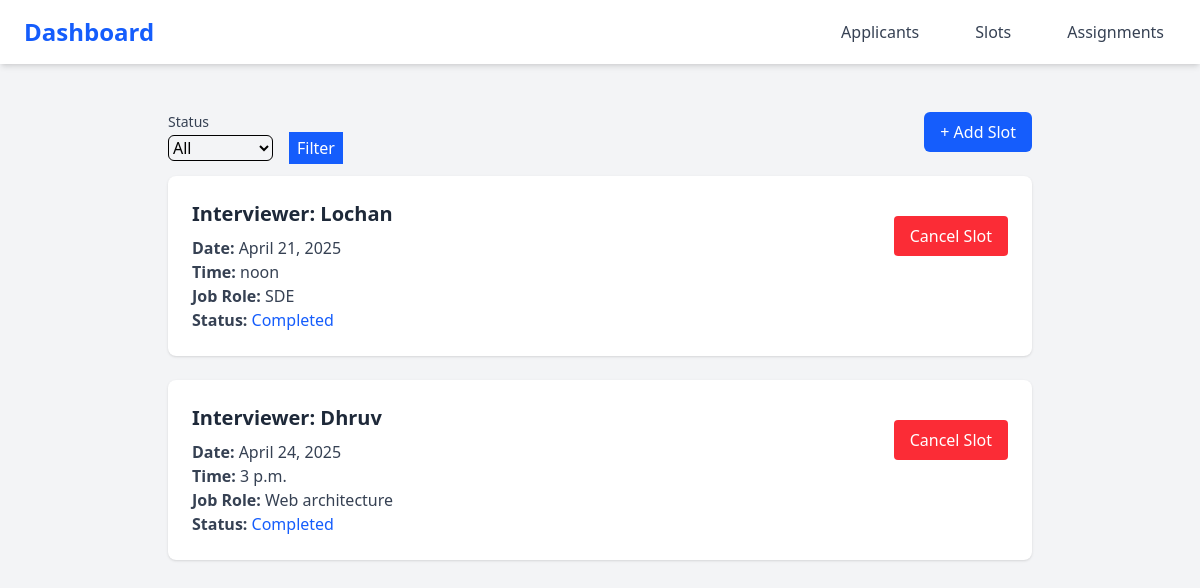
The page /slots on the database as committed earlier.
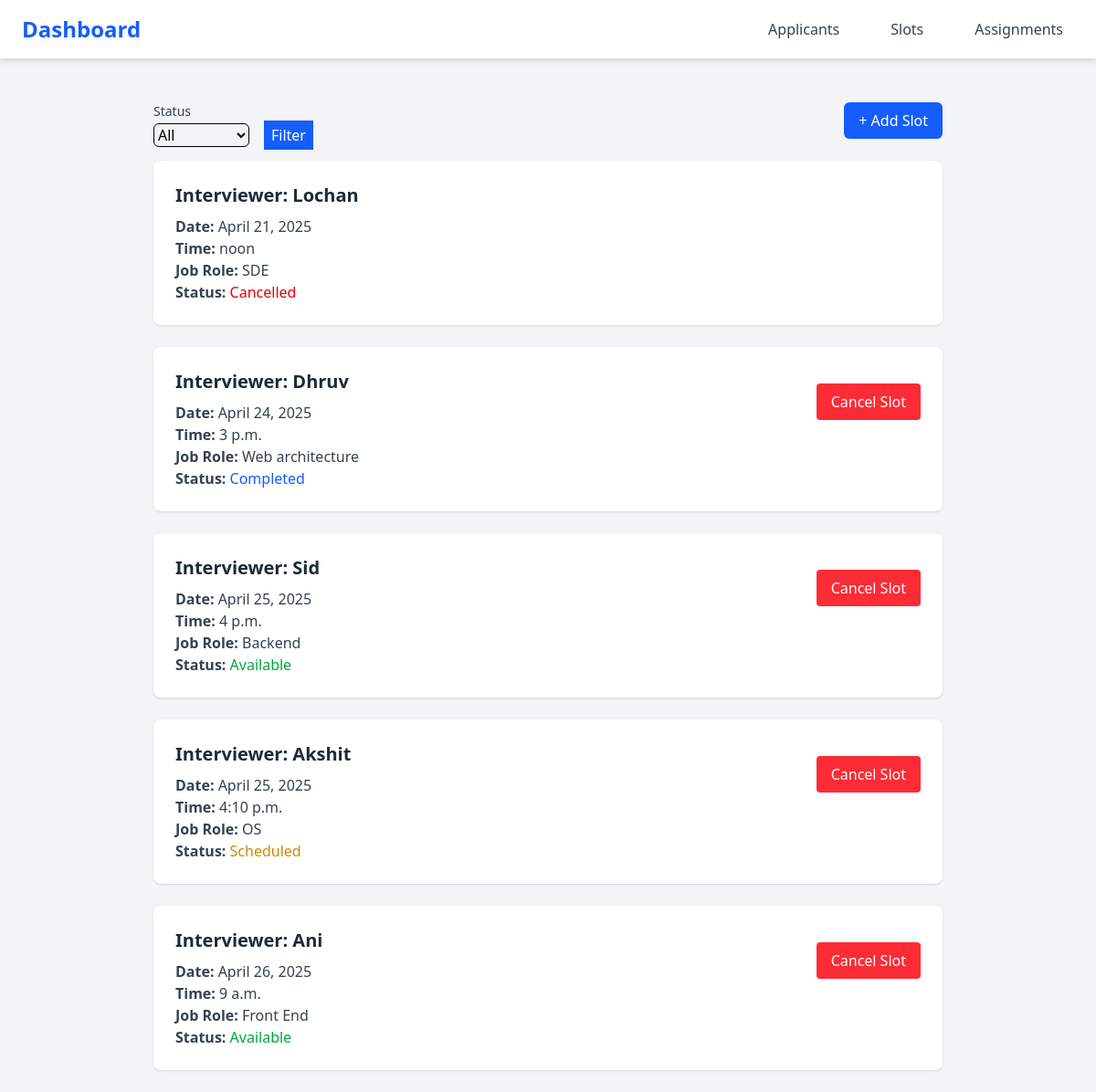
The same page on the database as committed later.
### Interview_Scheduler_app/models.py (models this page shows)
class InterviewSlot(models.Model):
    status_choices = [
        ("available","Available"),
        ("scheduled","Scheduled"),
        ("completed","Completed"),
        ("cancelled","Cancelled")
    ]
    date=models.DateField()
    time=models.TimeField()
    interviewer_name=models.CharField(max_length=100)
    job_role=models.CharField(max_length=100)
    status=models.CharField(max_length=20,choices=status_choices,default="available")

### Interview_Scheduler_app/views.py (the view)
# urls.py: path('slots',views.slots,name='slots'),
def slots(request):
    interviews_slots=InterviewSlot.objects.all()
    return render(request,'slots.html',{"interviews_slots":interviews_slots})

### templates/slots.html (shortened to what this page needs)
{% load static tailwind_tags %}
<!DOCTYPE html>
<html lang="en">
<head>
    {% tailwind_css %}
</head>
<body class="bg-gray-100 min-h-screen">
    <div class="mb-6">
        {% include 'templates/navbar.html' %}
    </div>
    <div class="max-w-4xl mx-auto px-4 py-6">
        <div class="flex flex-row justify-between">
            <div>
                <label for="date" class="block text-sm font-medium text-gray-700">Status</label>
                <form method="GET" action="{% url 'filtur_status' %}" class="flex flex-row gap-4 items-center">
                    <div>
                        <select name="status" id="" class="border border-gray-300-2 rounded-md">
                            <option value="" selected>All</option>
                        </select>
                    </div>
                    <div>
                        <button type="submit"
                                class="bg-blue-600 text-white px-2 py-1 c hover:bg-blue-700 transition">
                            Filter
                        </button>
                    </div>
                </form>
            </div>
            <div class="flex justify-end mb-6">
                <a href="{% url 'add_slot' %}"
                class="bg-blue-600 text-white px-4 py-2 rounded-md hover:bg-blue-700 transition">
                    + Add Slot
                </a>
            </div>
        </div>
        <div class="space-y-6">
            {% for slot in interviews_slots %}
            <div class="bg-white shadow rounded-lg p-6 flex flex-row justify-between">
                <div>
                    <h2 class="text-xl font-semibold text-gray-800 mb-2">
                        Interviewer: {{ slot.interviewer_name }}
                    </h2>
                    <p class="text-gray-700"><strong>Date:</strong> {{ slot.date }}</p>
                    <p class="text-gray-700"><strong>Time:</strong> {{ slot.time }}</p>
                    <p class="text-gray-700"><strong>Job Role:</strong> {{ slot.job_role }}</p>
                    <p class="text-gray-700"><strong>Status:</strong>
                        <span class="
                            {% if slot.status == 'available' %}text-green-600
                            {% elif slot.status == 'scheduled' %}text-yellow-600
                            {% elif slot.status == 'completed' %}text-blue-600
                            {% elif slot.status == 'cancelled' %}text-red-600
                            {% endif %}
                        font-medium">
                            {{ slot.status|title }}
                        </span>
                    </p>
                </div>
                <div>
                    {% if slot.id %}
                    <form method="POST" action="{% url 'cancel_slot' slot_id=slot.id %}" class="mt-4">
                        {% if slot.status != 'cancelled' %}
                        <button type="submit"
                        class="bg-red-500 text-white px-4 py-2 rounded hover:bg-red-600 transition">
                        Cancel Slot
                    </button>
                    {% endif %}
                </div>
            </div>
            {% endif %}
            {% empty %}
            <p class="text-center text-gray-500">No interview slots found.</p>
            {% endfor %}
        </div>
    </div>
</body>
</html>

### templates/navbar.html (shortened to what this page needs)
{% load static tailwind_tags %}
<!DOCTYPE html>
<html lang="en">
<head>
  {% tailwind_css %}
</head>
<body class="bg-gray-100 min-h-screen">
  <nav class="bg-white shadow-md">
    <div class="max-w-7xl mx-auto px-6">
      <div class="flex justify-between items-center h-16">
        <div class="flex-shrink-0">
          <a href="{% url 'dashboard' %}" class="text-2xl font-bold text-blue-600 hover:text-blue-800">
            Dashboard
          </a>
        </div>
        <div class="hidden md:flex space-x-8">
          <a href="{% url 'applicants' %}" class="text-gray-700 hover:text-blue-600 font-medium px-3 py-2 rounded-md focus:outline-none focus:ring-2 focus:ring-blue-500">
            Applicants
          </a>
          <a href="{% url 'slots' %}" class="text-gray-700 hover:text-blue-600 font-medium px-3 py-2 rounded-md focus:outline-none focus:ring-2 focus:ring-blue-500">
            Slots
          </a>
          <a href="{% url 'assignments' %}" class="text-gray-700 hover:text-blue-600 font-medium px-3 py-2 rounded-md focus:outline-none focus:ring-2 focus:ring-blue-500">
            Assignments
          </a>
        </div>
      </div>
    </div>
  </nav>
</body>
</html>

Rows that differ between the two databases and show on the page:
changed InterviewSlot "Lochan": status "Completed" → "Cancelled"; no longer shows "Cancel Slot"
added InterviewSlot: interviewer_name "Sid", date "April 25, 2025", time "4 p.m.", job_role "Backend", status "Available", shows "Cancel Slot"
added InterviewSlot: interviewer_name "Akshit", date "April 25, 2025", time "4:10 p.m.", job_role "OS", status "Scheduled", shows "Cancel Slot"
added InterviewSlot: interviewer_name "Ani", date "April 26, 2025", time "9 a.m.", job_role "Front End", status "Available", shows "Cancel Slot"
